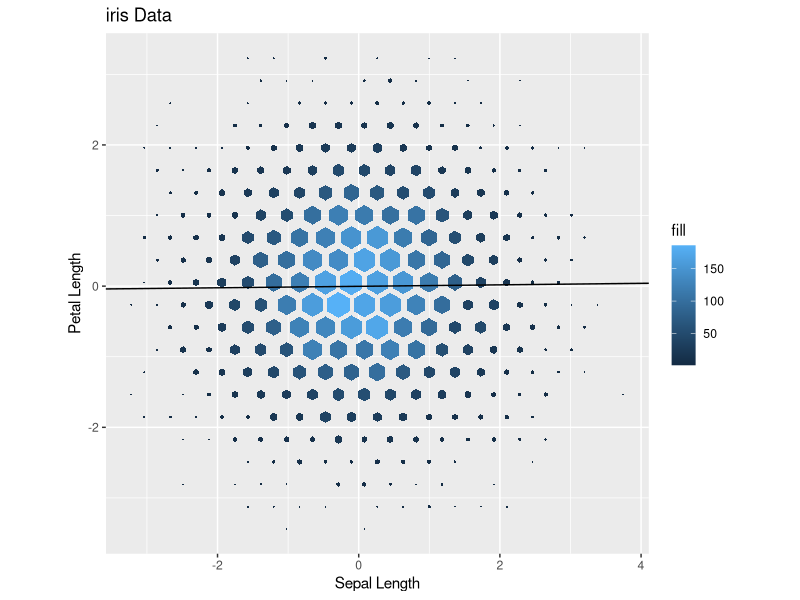
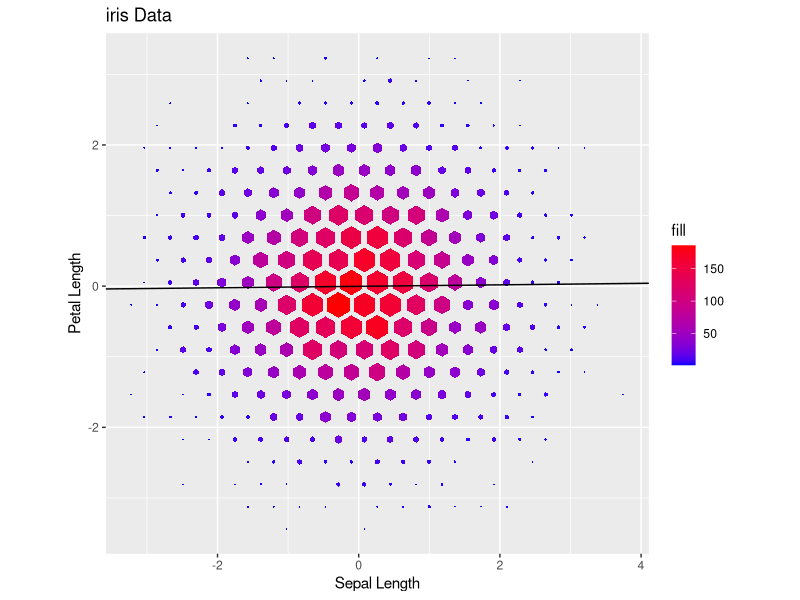

Write R code to recreate these figures, in order.
## ---- chunk 1
library(ggplot2)
library(data.table)
## ---- chunk 2
hex = function(x, y, n = length(x), xmin = min(x), 
               xmax = max(x), ymin = min(y), 
               ymax = max(y), pct_of_plot_used = 90, 
               binning_relation = 2){
  # Inputs: n (legnth), x and y (data vectors), 
  # size (scaling parameter < IDIM), 
  # binning (scaling of the hexagons with 
  # respect to the amount of points contained)
  # Inputs?: xmin, xmax, ymin, ymax are data extremes
  # Outputs: nl (length), xl and yl 
  # (lattice centers), counts (nonzero counts, nl <= n)
  
  # Binning relation is the norm-relationship between the relative size of the hexagons and the number of points they contain
  
  if(length(x) != length(y)){
    stop("x and y data must be the same length")
  }
  
  
  # Inputs
  size = pct_of_plot_used
  n = length(x)
  counts = rep(0, n)
  xl = rep(0, n)
  yl = rep(0, n)
  
  #Lattice Dimensions
  IDIM = 100
  JDIM = floor(IDIM/sqrt(3)+1)
  

  lat1 = matrix(data = 0, nrow = IDIM, ncol = JDIM)
  lat2 = matrix(data = 0, nrow = IDIM, ncol = JDIM)
  
  # Scaling constants
  xr = xmax - xmin
  yr = ymax - ymin
  c1 = size/xr
  c2 = size/(xr*sqrt(3))
  c3 = 1/c1
  c4 = 1/c2
  
  # Binning
  for (k in 1:n){
    sx = c1*(x[k] - xmin)
    sy = c2*(y[k] - ymin)
    i1 = floor(sx + 0.5)
    j1 = floor(sy + 0.5)
    i2 = floor(sx)
    j2 = floor(sy)
    if (((sx-i1)^2 + 3*(sy-j1)^2) < ((sx-i2-0.5)^2 + 3*(sy-j2-0.5)^2)){
      lat1[i1, j1] = lat1[i1, j1]+1
    }
    else{
      lat2[i2, j2] = lat2[i2, j2]+1
    }
  }
  
  # Write Lattice Points and Counts
  
  imax = floor(size+1)
  jmax = floor(size/sqrt(3)+1)
  nl = 0
  
  for(j in 1:jmax){
    for(i in 1:imax){
      if(lat1[i, j] > 0){
        nl = nl + 1
        xl[nl] = c3*i + xmin
        yl[nl] = c4*j + ymin
        counts[nl] = lat1[i, j]
      }
    }
    for(i in 1:imax){
      if(lat2[i, j] > 0){
        nl = nl+1
        xl[nl] = c3*(i+0.5) + xmin
        yl[nl] = c4*(j+0.5) + ymin
        counts[nl] = lat2[i, j]
      }
    }
  }
  max_circumradius = 0.5*xr/size
  counts2 = counts[counts != 0]
  
  if (binning_relation != 0){
    radii = (counts2/max(counts2))^(1/binning_relation)*max_circumradius
  }
  else{
    radii = rep(max_circumradius, length(counts2))
  }
  
  lt = list(xl = xl[counts != 0], yl = yl[counts != 0], counts = counts2, 
            radii =  radii
  )
  
  return(lt)
}
## ---- chunk 3
set.seed(2021)
x = rnorm(100000)
y = rnorm(100000)
x2 = 20*x
y2 = 20*y
hexagon = hex(x = x, y = y, pct_of_plot_used = 20, binning_relation = 0)
## ---- chunk 4
hex = function(x, y, xmin = min(x), xmax = max(x), ymin = min(y), ymax = max(y), pct_of_plot_used = 20, binning_relation = 0.5, lattice = TRUE, plotted = TRUE){
  # Inputs: n (legnth), x and y (data vectors), 
  # pct_of_plot_used (scaling parameter < IDIM), 
  # binning_relation (scaling of the hexagons with 
  # respect to the amount of points contained)
  # binning_relation = 2 means that the areas of
  # the hexagons are proportional to the number of
  # points that they contain
  #
  # Inputs: xmin, xmax, ymin, ymax are data extremes
  # Outputs: nl (length), xl and yl 
  # (lattice centers), counts (nonzero counts, nl <= n)
  

  # Binning relation is the norm-relationship between the relative size of the hexagons and the number of points they contain

  
  if(length(x) != length(y)){
    stop("x and y data must be the same length")
  }
  
  
  # Inputs
  size = pct_of_plot_used
  n = length(x)
  counts = rep(0, n)
  xl = rep(0, n)
  yl = rep(0, n)
  
  #Lattice Dimensions
  IDIM = 100
  JDIM = floor(IDIM/sqrt(3)+1)
  

  lat1 = matrix(data = 0, nrow = IDIM, ncol = JDIM)
  lat2 = matrix(data = 0, nrow = IDIM, ncol = JDIM)
  
  # Scaling constants
  xr = xmax - xmin
  yr = ymax - ymin
  c1 = size/xr
  c2 = size/(xr*sqrt(3))
  c3 = 1/c1
  c4 = 1/c2
  
  # Binning
  for (k in 1:n){
    sx = c1*(x[k] - xmin)
    sy = c2*(y[k] - ymin)
    i1 = floor(sx + 0.5)
    j1 = floor(sy + 0.5)
    i2 = floor(sx)
    j2 = floor(sy)
    if (((sx-i1)^2 + 3*(sy-j1)^2) < ((sx-i2-0.5)^2 + 3*(sy - j2 - 0.5)^2)){
      lat1[i1, j1] = lat1[i1, j1] + 1
    }
    else{
      lat2[i2, j2] = lat2[i2, j2] + 1
      
    }
  }
  
  # Write Lattice Points and Counts
  
  imax = floor(size)
  jmax = floor(size/sqrt(3))
  nl = 0
  
  for(j in 1:jmax){
    for(i in 1:imax){
      if(lat1[i, j] > 0){
        nl = nl + 1
        xl[nl] = c3*i + xmin
        yl[nl] = c4*j + ymin
        counts[nl] = lat1[i, j]
      }
    }
    for(i in 1:imax){
      if(lat2[i, j] > 0){
        nl = nl+1
        xl[nl] = c3*(i+0.5) + xmin
        yl[nl] = c4*(j+0.5) + ymin
        counts[nl] = lat2[i, j]
      }
    }
  }
  max_circumradius = 0.5*xr/size
  counts2 = counts[counts != 0]
  
  if (binning_relation >= 0){
    radii = (counts2/max(counts2))^(binning_relation)*max_circumradius
  }
  else{
    stop("binning_relation must be non-negative")
  }
  
  lt = list(xl = xl[counts != 0], yl = yl[counts != 0], counts = counts2, 
            radii =  radii
  )
  
poly = c()

  for (i in 1:length(lt$xl)){
    
    centerx = lt$xl[i]
    centery = lt$yl[i]
    radius = lt$radii[i]
    
    poly_hex <- data.table( x=c(centerx, centerx - sqrt(3)*radius/2, centerx - sqrt(3)*radius/2, centerx , centerx + sqrt(3)*radius/2, centerx + sqrt(3)*radius/2 ), y=c(centery + radius,  centery + 1/2*radius, centery - 1/2*radius, centery-radius , centery - 1/2*radius, centery + 1/2*radius ), 
            fill = rep(lt$counts[i],6),
            group = rep(i, 6) # This separates the hexagons
    )
  
    poly = rbind(poly, poly_hex)
    
  }
  # Setting color equal to fill will give the hexagons the same color for outline and fill
  hexplot <- list(geom_polygon(data=poly, aes(x=x, y=y, fill = fill, group = group)))
  
  if(lattice & plotted){
    return(list(lt, hexplot))
  }
  else if (lattice){
    return(list(lt, NULL))
  }
  else if (plotted){
    return(list(NULL, hexplot))
  }
  
}


## ---- chunk 5
data(iris)
#x=iris$Sepal.Length
#y=iris$Petal.Length
x = rnorm(10000)
y = rnorm(10000)
asdf <- hex(x=x, y=y, plotted = TRUE, lattice = TRUE, binning_relation = 0.5)
## ---- chunk 6
# Here is the plot, which you can add ggplot2 functionality on top of, including a regression line, and labels
lin_reg <- lm(y~x, data.table(x,y))
ggplot() + asdf[[2]] + ggtitle("iris Data") + xlab("Sepal Length") + ylab("Petal Length") + geom_abline(slope = lin_reg$coefficients[2], intercept = lin_reg$coefficients[1]) + coord_fixed()
## ---- chunk 7
ggplot() + asdf[[2]] + ggtitle("iris Data") + xlab("Sepal Length") + ylab("Petal Length") + geom_abline(slope = lin_reg$coefficients[2], intercept = lin_reg$coefficients[1]) + coord_fixed() +scale_fill_gradient(low="blue", high="red") + scale_color_gradient(low="blue", high="red")
